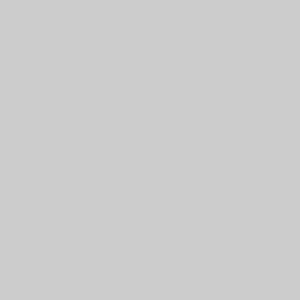
Frame 1 (no input)
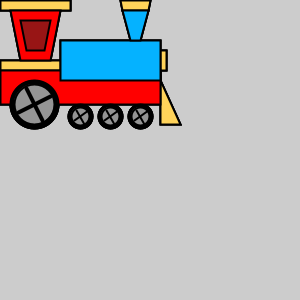
Frame 60 (the mouse pressed at the canvas centre just before this capture)
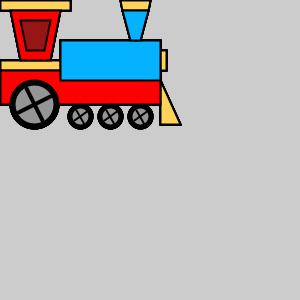
Frame 120 (the mouse held since frame 60 and released just before this capture)

The Processing sketch that drew these frames (run headless with seeded random() and noise(); from frame 60 on, the mouse is pressed at the canvas centre):

// Processing sketch: shapes
// ── shapes.pde
/* 
POLISH EXPRESSion Shapes

Graphical items used in the Polish Express game.

*/

PShape shapeTrainBase, shapeTrain2, shapeTrain3;
color red = color(255,0,0);
color dark_red = color(152,21,21);
color gold = color(255,211,90);
color blue = color(5,178,255);
color gray = color(149,149,149);
color dark_gray = color(82,82,82);
color black = color(0,0,0);

int s32Counter = 0;
byte s8Mode = 1;

/*!************************************************************************************************
@fn shapeTrain(int s8TopLeftX_, int s8TopLeftY_, byte s8Mode_)
@brief Draws the main train graphic at the location specified.

The train graphic occupies an area 90 pixels wide by 55 pixels tall.

Requires
@param s8TopLeftX_ Starting X coordinate of the train 
@param s8TopLeftY_ Starting X coordinate of the train
@param s8Mode_     The wheel position (for animation: either 1, 2 or 3)

Promises
The train graphic will be drawn starting at the position given with the wheels in
one of the three positions 
*/
//void shapeTrain(int s32X_, int s32Y_, byte s8Mode_)
  
void setup()
{
  size(300,300);
}

void draw()
{
  s32Counter++;

  if( s32Counter == 20)
  {
    s32Counter = 0;
    /* Offset the drawing by the amount indicated */
    //translate(s32X_, s32Y_);
    scale(2.0);
    /* The gold parts of the train */
    fill(gold);
    quad(0,0, 35,0, 35,5, 0,5);
    quad(0,30, 30,30, 30,35, 0,35);
    quad(60,0, 75,0, 74,5, 61,5);
    quad(80,25, 83,25, 83,35, 80,35); 
    triangle(80,40, 90,62, 80,62);
    
    /* The red parts of the train */
    fill(red);
    quad(5,5, 30,5, 25,30, 10,30);
    quad(0,35, 80,35, 80,52, 0,52);
    fill(dark_red);
    quad(10,10, 25,10, 22,25, 13,25);
    
    /* The blue parts of the train */
    fill(blue);
    quad(30,20, 80,20, 80,40, 30,40);
    quad(74,5, 61,5, 65,20, 70,20);
    
    /* The common wheels */
    fill(black);
    circle(17,52,24);
    circle(40,58,12);
    circle(55,58,12);
    circle(70,58,12);
  
    fill(gray);
    circle(17,52,20);
    circle(40,58,9);
    circle(55,58,9);
    circle(70,58,9);
  
    /* Mode-specific wheel spokes */
    strokeWeight(2);
    //s8Mode = 3;
    switch(s8Mode)
    {
      case 1:
      {
        /* Large wheel */
        line(17,41, 17,63);
        line(5,52, 29,52);

        /* Small wheels */
        strokeWeight(1);
        line(40,53, 40,63);
        line(35,58, 45,58);

        line(55,53, 55,63);
        line(50,58, 60,58);

        line(70,53, 70,63);
        line(65,58, 75,58);
        break;
      } /* end case 1 */
  
      case 2:
      {
        line(21,44, 13,60);
        line(9,48, 25,56);

        strokeWeight(1);
        line(42,54, 38,62);
        line(37,56, 43,60);

        line(57,54, 53,62);
        line(52,56, 58,60);

        line(72,54, 68,62);
        line(67,56, 73,60);
        break;
        
      } /* end case 2 */
  
      case 3:
      {
        line(21,60, 13,44);
        line(9,56, 25,48);

        strokeWeight(1);
        line(42,62, 38,55);
        line(37,60, 44,55);

        line(57,62, 53,55);
        line(52,60, 59,55);

        line(72,62, 68,55);
        line(67,60, 74,55);
        break;
        
      } /* end case 3 */
      
      default:
      {
        /* Don't print anything */
        break;
      }
  
    } /* end switch(s8Mode) */

     /* Increment mode and wrap if necessary */
    s8Mode++;
    if(s8Mode == 4)
    {
      s8Mode = 1;
    }
    
  } /* end if(s32Counter) */
  
} /* end setup() */

/*
void draw()
{
  background(100);
  translate(50,100);
  shape(shapeTrain1);
  
*/
